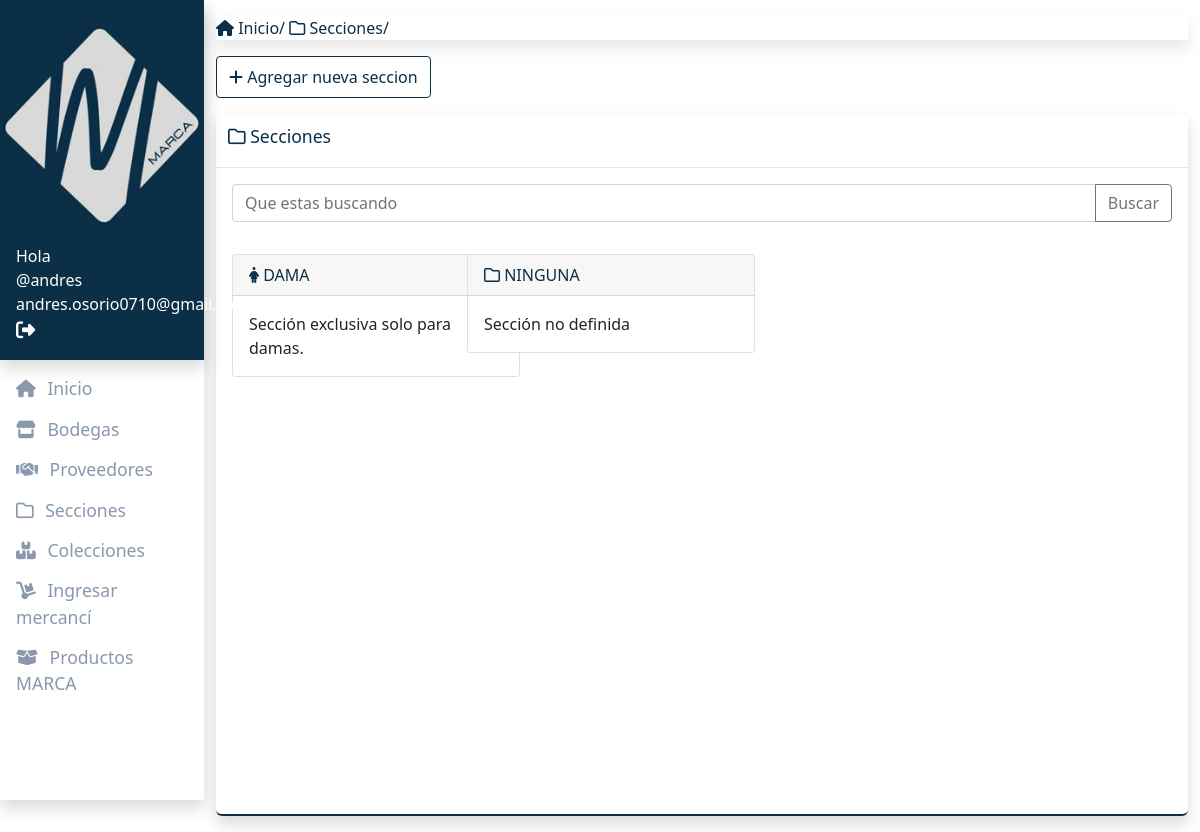
The app's page /marca/secciones/ (signed in) with its own data.
### seccion_app/models/seccion.py (models this page shows, shortened)
class Seccion(ParanoidModel):
    uuid = models.UUIDField(default=uuid4, editable=False, primary_key=True)
    nombre = models.CharField(max_length=50)
    icono = models.CharField(max_length=50, default='far fa-folder')
    descripcion = models.TextField()

### administracion_app/views/seccion.py (the view)
# urls.py: path('marca/secciones/', admin_seccion_inicio,
@permission_required('administracion_app.add_seccion')
def admin_seccion_inicio(request):
    secciones = consultar_all()
    search = request.GET.get("buscar")
    if search:
        secciones = consultar_search(search)
    data = {'secciones': secciones}
    return render(request, 'administracion_app/seccion/inicio.html', data)

### administracion_app/views/seccion.py (called while the page is built)
def consultar_all():
    consulta = Seccion.objects.all().order_by('nombre')
    return consulta

### administracion_app/templates/administracion_app/seccion/inicio.html
{% extends 'administracion_app/seccion/base.html' %}
{% block contenedor %}
<div class="row mtop16">
    <div class="col-md-4">
        <div class="opts">
            <a href="{% url 'admin_seccion_agregar' %}" data-toggle="tooltip" data-placement="top"
                title="Agregar un nuevo seccion">
                <i class="fas fa-plus"></i> Agregar nueva seccion
            </a>
        </div>
    </div>
</div>
<div class="panel shadow mtop16">
    <div class="header">
        <h2 class="title">
            <i class="far fa-folder"></i> Secciones
        </h2>
    </div>
    <div class="inside">
        {% include "administracion_app/search.html" %}
        <div class="container-scroll">
            <div class="scroll row">
                {% for seccion in secciones %}
                <div class="col-md-3">
                    <div class="card mtop16" style="width: 18rem;">
                        <div class="card-header">
                            <a class="abscess-register" href="{% url 'admin_seccion_modificar' seccion.uuid %}"
                                data-toggle="tooltip" data-placement="top" title="Modificar registro">
                                <i class="{{ seccion.icono }}"></i> {{ seccion.nombre }}
                            </a>
                        </div>
                        <div class="card-body">
                            <p class="card-text">{{ seccion.descripcion}}</p>
                        </div>
                    </div>
                </div>
                {% endfor %}
            </div>
        </div>
    </div>
</div>
{% endblock %}

### administracion_app/templates/administracion_app/barra_lateral.html (shortened to what this page needs)
{% load static %}
<div class="sidebar shadow">
    <div class="section-top">
        <div class="logo">
            <img src="{% static 'administracion_app/img/logoMarca.png' %}" alt="logo" class="img-fluid" />
        </div>
        <div class="user">
            {% if user.is_authenticated %}
            <span class="subtitle">Hola</span>
            <div class="name">
                @{{user.username}} <br>
                <div class="email">{{user.email}}</div>
            </div>
            <a href="{% url 'logout' %}" data-toggle="tooltip" data-placement="top" title="Salir">
                <i class="fas fa-sign-out-alt"></i>
            </a>
            {% else %}
            <li><a href="{% url 'registro' %}">Registrarce</a></li>
            <li><a href="{% url 'login' %}">Ingresar</a></li>
            {% endif %}
        </div>
    </div>
    <div class="main">
        <ul>
            <li>
                <a href="{% url 'admin_inicio' %}"><i class="fas fa-home"></i> Inicio</a>
            </li>
            <li>
                <a href="{% url 'admin_bodega_inicio' %}">
                    <i class="fas fa-store"></i> Bodegas
                </a>
            </li>
            <li>
                <a href="{% url 'admin_proveedor_inicio' %}">
                    <i class="fas fa-handshake"></i> Proveedores
                </a>
            </li>
            <li>
                <a href="{% url 'admin_seccion_inicio' %}">
                    <i class="far fa-folder"></i> Secciones
                </a>
            </li>
            <li>
                <a href="{% url 'admin_coleccion_inicio' %}">
                    <i class="fas fa-boxes"></i> Colecciones
                </a>
            </li>
            <li>
                <a href="{% url 'admin_producto_bodega_inicio' %}">
                    <i class="fas fa-dolly"></i> Ingresar mercancí
                </a>
            </li>
            <li>
                <a href="{% url 'admin_producto_marca_inicio' %}">
                    <i class="fas fa-box-open"></i> Productos MARCA
                </a>
            </li>
        </ul>
    </div>
</div>

### administracion_app/static/administracion_app/css/administracion.css (style rules this page uses)
body { background-color: #f5f6fa; font-size: 14px; font-family: "Roboto Slab", serif; }
h1, h3, h4, h5, ul, body, html { padding: 0; margin: 0; }
.sidebar { background-color: #fff; min-height: 100vh; }
.sidebar .section-top { background-color: #0b2f47; box-shadow: 0 0.5rem 1rem rgba(0, 0, 0, 0.15); }
.sidebar .logo { display: block; margin: 0 auto; padding-top: 24px; white: 60%; }
.sidebar .user { color: #fff !important; padding: 16px; }
.sidebar .user a { color: #fff; font-size: 1.2em; }
.main { margin-top: 10px; }
.main ul { padding: 0px 0px; text-decoration: none; list-style: none; }
.main ul li { margin-bottom: 4px; text-decoration: none; }
.main ul li a { color: #8998ac; display: block; font-size: 1.1em; padding: 5px 16px; text-decoration: none; }
.main ul li a i { margin-right: 7px; text-decoration: none; }
.page .panel { background-color: #fff; border-radius: 6px; border-bottom: 2px solid #0b2f47; width: 100%; }
.page .panel .header { border-bottom: 1px solid #e8e8e8; }
.page .panel .header h2.title { display: inline-block; color: #0b2f47; font-size: 1.1em; padding: 12px 12px; }
.page .panel .inside { padding: 16px; }
.opts a { cursor: pointer; border-radius: 4px; display: inline-block; padding: 8px 12px; border: 1px solid #0b2f47; color: #0b2f47; text-decoration: none !important; }
.mtop16 { margin-top: 16px; }
.abscess-register h5, .abscess-register { color: #0b2f47; text-decoration: none; }
.container-scroll .scroll { height: 560px; overflow-y: auto; width: 100%; }

### records on screen
Seccion: nombre "DAMA", descripcion "Sección exclusiva solo para damas."
Seccion: nombre "NINGUNA", descripcion "Sección no definida"

### other values on screen
{{ user.username }} "andres"
{{ user.email }} "andres.osorio0710@gmail.com"
